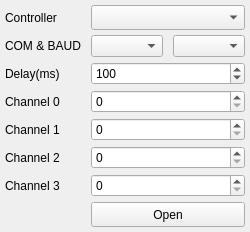
             <widget class="QWidget" name="tabLighting">
              <attribute name="title">
               <string>Lighting</string>
              </attribute>
              <layout class="QGridLayout" name="gridLayoutLighting">
               <property name="leftMargin">
                <number>5</number>
               </property>
               <property name="topMargin">
                <number>5</number>
               </property>
               <property name="rightMargin">
                <number>5</number>
               </property>
               <property name="bottomMargin">
                <number>5</number>
               </property>
               <property name="horizontalSpacing">
                <number>10</number>
               </property>
               <property name="verticalSpacing">
                <number>5</number>
               </property>
               <item row="2" column="1" colspan="2">
                <widget class="QSpinBox" name="spin_delay">
                 <property name="maximum">
                  <number>1000000000</number>
                 </property>
                 <property name="value">
                  <number>100</number>
                 </property>
                </widget>
               </item>
               <item row="5" column="1" colspan="2">
                <widget class="QSpinBox" name="spin_channel_1">
                 <property name="maximum">
                  <number>1000</number>
                 </property>
                </widget>
               </item>
               <item row="1" column="2">
                <widget class="QComboBox" name="combo_baudrate"/>
               </item>
               <item row="6" column="0">
                <widget class="QLabel" name="label_channel_2">
                 <property name="text">
                  <string>Channel 2</string>
                 </property>
                </widget>
               </item>
               <item row="0" column="0">
                <widget class="QLabel" name="label_controller">
                 <property name="text">
                  <string>Controller</string>
                 </property>
                </widget>
               </item>
               <item row="1" column="1">
                <widget class="QComboBox" name="combo_comport">
                 <property name="minimumSize">
                  <size>
                   <width>0</width>
                   <height>0</height>
                  </size>
                 </property>
                </widget>
               </item>
               <item row="0" column="1" colspan="2">
                <widget class="QComboBox" name="combo_controller">
                 <property name="minimumSize">
                  <size>
                   <width>0</width>
                   <height>25</height>
                  </size>
                 </property>
                </widget>
               </item>
               <item row="5" column="0">
                <widget class="QLabel" name="label_channel_1">
                 <property name="text">
                  <string>Channel 1</string>
                 </property>
                </widget>
               </item>
               <item row="7" column="1" colspan="2">
                <widget class="QSpinBox" name="spin_channel_3">
                 <property name="maximum">
                  <number>1000</number>
                 </property>
                </widget>
               </item>
               <item row="2" column="0">
                <widget class="QLabel" name="label_delay">
                 <property name="text">
                  <string>Delay(ms)</string>
                 </property>
                </widget>
               </item>
               <item row="6" column="1" colspan="2">
                <widget class="QSpinBox" name="spin_channel_2">
                 <property name="maximum">
                  <number>1000</number>
                 </property>
                </widget>
               </item>
               <item row="4" column="0">
                <widget class="QLabel" name="label_channel_0">
                 <property name="text">
                  <string>Channel 0</string>
                 </property>
                </widget>
               </item>
               <item row="7" column="0">
                <widget class="QLabel" name="label_channel_3">
                 <property name="text">
                  <string>Channel 3</string>
                 </property>
                </widget>
               </item>
               <item row="4" column="1" colspan="2">
                <widget class="QSpinBox" name="spin_channel_0">
                 <property name="maximum">
                  <number>1000</number>
                 </property>
                </widget>
               </item>
               <item row="1" column="0">
                <widget class="QLabel" name="label_com">
                 <property name="text">
                  <string>COM &amp; BAUD</string>
                 </property>
                </widget>
               </item>
               <item row="8" column="1" colspan="2">
                <widget class="QPushButton" name="btn_open_light">
                 <property name="minimumSize">
                  <size>
                   <width>0</width>
                   <height>25</height>
                  </size>
                 </property>
                 <property name="text">
                  <string>Open</string>
                 </property>
                </widget>
               </item>
              </layout>
             </widget>
